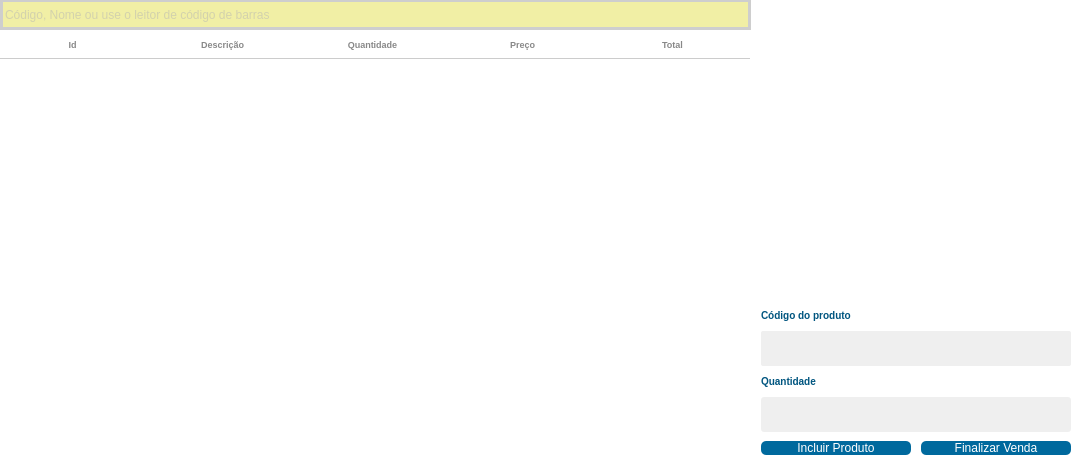
                  <widget class="QFrame" name="frame_28">
                   <property name="styleSheet">
                    <string notr="true">border:none;</string>
                   </property>
                   <property name="frameShape">
                    <enum>QFrame::Box</enum>
                   </property>
                   <property name="frameShadow">
                    <enum>QFrame::Raised</enum>
                   </property>
                   <layout class="QVBoxLayout" name="verticalLayout_7">
                    <property name="spacing">
                     <number>0</number>
                    </property>
                    <property name="leftMargin">
                     <number>0</number>
                    </property>
                    <property name="topMargin">
                     <number>0</number>
                    </property>
                    <property name="rightMargin">
                     <number>0</number>
                    </property>
                    <property name="bottomMargin">
                     <number>0</number>
                    </property>
                    <item>
                     <widget class="QFrame" name="frame_31">
                      <property name="styleSheet">
                       <string notr="true">background-color: rgb(239, 239, 239);</string>
                      </property>
                      <property name="frameShape">
                       <enum>QFrame::NoFrame</enum>
                      </property>
                      <property name="frameShadow">
                       <enum>QFrame::Raised</enum>
                      </property>
                      <layout class="QHBoxLayout" name="horizontalLayout_11">
                       <property name="spacing">
                        <number>0</number>
                       </property>
                       <property name="leftMargin">
                        <number>0</number>
                       </property>
                       <property name="topMargin">
                        <number>0</number>
                       </property>
                       <property name="rightMargin">
                        <number>0</number>
                       </property>
                       <property name="bottomMargin">
                        <number>0</number>
                       </property>
                       <item>
                        <widget class="QFrame" name="frame_32">
                         <property name="styleSheet">
                          <string notr="true">background-color: rgb(255, 255, 255);</string>
                         </property>
                         <property name="frameShape">
                          <enum>QFrame::StyledPanel</enum>
                         </property>
                         <property name="frameShadow">
                          <enum>QFrame::Raised</enum>
                         </property>
                         <layout class="QGridLayout" name="gridLayout_14">
                          <property name="leftMargin">
                           <number>0</number>
                          </property>
                          <property name="topMargin">
                           <number>0</number>
                          </property>
                          <property name="rightMargin">
                           <number>0</number>
                          </property>
                          <property name="bottomMargin">
                           <number>0</number>
                          </property>
                          <property name="spacing">
                           <number>0</number>
                          </property>
                          <item row="0" column="0">
                           <widget class="QFrame" name="frame_62">
                            <property name="maximumSize">
                             <size>
                              <width>16777215</width>
                              <height>30</height>
                             </size>
                            </property>
                            <property name="styleSheet">
                             <string notr="true">background-color: rgb(206, 206, 206);</string>
                            </property>
                            <property name="frameShape">
                             <enum>QFrame::NoFrame</enum>
                            </property>
                            <property name="frameShadow">
                             <enum>QFrame::Raised</enum>
                            </property>
                            <layout class="QHBoxLayout" name="horizontalLayout_22">
                             <property name="spacing">
                              <number>0</number>
                             </property>
                             <property name="leftMargin">
                              <number>0</number>
                             </property>
                             <property name="topMargin">
                              <number>0</number>
                             </property>
                             <property name="rightMargin">
                              <number>0</number>
                             </property>
                             <property name="bottomMargin">
                              <number>0</number>
                             </property>
                             <item>
                              <widget class="QFrame" name="frame_63">
                               <property name="minimumSize">
                                <size>
                                 <width>745</width>
                                 <height>0</height>
                                </size>
                               </property>
                               <property name="frameShape">
                                <enum>QFrame::NoFrame</enum>
                               </property>
                               <property name="frameShadow">
                                <enum>QFrame::Raised</enum>
                               </property>
                               <layout class="QGridLayout" name="gridLayout_15">
                                <property name="leftMargin">
                                 <number>3</number>
                                </property>
                                <property name="topMargin">
                                 <number>0</number>
                                </property>
                                <property name="rightMargin">
                                 <number>3</number>
                                </property>
                                <property name="bottomMargin">
                                 <number>0</number>
                                </property>
                                <property name="spacing">
                                 <number>0</number>
                                </property>
                                <item row="0" column="0">
                                 <widget class="QLineEdit" name="lineEdit">
                                  <property name="sizePolicy">
                                   <sizepolicy hsizetype="Preferred" vsizetype="Preferred">
                                    <horstretch>0</horstretch>
                                    <verstretch>0</verstretch>
                                   </sizepolicy>
                                  </property>
                                  <property name="minimumSize">
                                   <size>
                                    <width>725</width>
                                    <height>0</height>
                                   </size>
                                  </property>
                                  <property name="styleSheet">
                                   <string notr="true">background-color: #f1efa5;
color: rgb(179, 179, 179);
border:none;

font: 75 12pt &quot;MS Shell Dlg 2&quot;;</string>
                                  </property>
                                  <property name="inputMask">
                                   <string/>
                                  </property>
                                  <property name="text">
                                   <string notr="true"/>
                                  </property>
                                  <property name="placeholderText">
                                   <string>Código, Nome ou use o leitor de código de barras</string>
                                  </property>
                                 </widget>
                                </item>
                                <item row="0" column="1">
                                 <widget class="QPushButton" name="pushButton_21">
                                  <property name="sizePolicy">
                                   <sizepolicy hsizetype="Preferred" vsizetype="Preferred">
                                    <horstretch>0</horstretch>
                                    <verstretch>0</verstretch>
                                   </sizepolicy>
                                  </property>
                                  <property name="minimumSize">
                                   <size>
                                    <width>0</width>
                                    <height>0</height>
                                   </size>
                                  </property>
                                  <property name="maximumSize">
                                   <size>
                                    <width>20</width>
                                    <height>25</height>
                                   </size>
                                  </property>
                                  <property name="styleSheet">
                                   <string notr="true">background-color: #f1efa5;
border: none;
</string>
                                  </property>
                                  <property name="text">
                                   <string/>
                                  </property>
                                  <property name="icon">
                                   <iconset>
                                    <normaloff>img/seta_baixo.jpg</normaloff>img/seta_baixo.jpg</iconset>
                                  </property>
                                  <property name="iconSize">
                                   <size>
                                    <width>15</width>
                                    <height>15</height>
                                   </size>
                                  </property>
                                 </widget>
                                </item>
                               </layout>
                              </widget>
                             </item>
                             <item>
                              <widget class="QFrame" name="frame_64">
                               <property name="styleSheet">
                                <string notr="true">background-color: rgb(255, 255, 255);</string>
                               </property>
                               <property name="frameShape">
                                <enum>QFrame::StyledPanel</enum>
                               </property>
                               <property name="frameShadow">
                                <enum>QFrame::Raised</enum>
                               </property>
                              </widget>
                             </item>
                            </layout>
                           </widget>
                          </item>
                          <item row="1" column="0">
                           <widget class="QTableWidget" name="TableWidget_Venda">
                            <property name="sizePolicy">
                             <sizepolicy hsizetype="Preferred" vsizetype="Preferred">
                              <horstretch>0</horstretch>
                              <verstretch>0</verstretch>
                             </sizepolicy>
                            </property>
                            <property name="minimumSize">
                             <size>
                              <width>600</width>
                              <height>0</height>
                             </size>
                            </property>
                            <property name="styleSheet">
                             <string notr="true">QHeaderView:section{
background-color: rgb(255, 255, 255);
padding: 5px 5px 5px 0px ;
font-size: 9px;
font-family: &quot;Arial&quot;;
font-weight: bold;
color: rgb(136, 136, 136);
border:none;
border-bottom: 1px solid #CCC;
}
QTableView{
background-color: rgb(255, 255, 255);
font-size: 12px;
color: rgb(113, 113, 113);

}
</string>
                            </property>
                            <property name="frameShape">
                             <enum>QFrame::NoFrame</enum>
                            </property>
                            <property name="dragDropOverwriteMode">
                             <bool>true</bool>
                            </property>
                            <property name="columnCount">
                             <number>5</number>
                            </property>
                            <attribute name="horizontalHeaderDefaultSectionSize">
                             <number>150</number>
                            </attribute>
                            <attribute name="horizontalHeaderMinimumSectionSize">
                             <number>15</number>
                            </attribute>
                            <attribute name="verticalHeaderHighlightSections">
                             <bool>true</bool>
                            </attribute>
                            <attribute name="verticalHeaderShowSortIndicator" stdset="0">
                             <bool>false</bool>
                            </attribute>
                            <attribute name="verticalHeaderStretchLastSection">
                             <bool>false</bool>
                            </attribute>
                            <column>
                             <property name="text">
                              <string>Id</string>
                             </property>
                            </column>
                            <column>
                             <property name="text">
                              <string>Descrição</string>
                             </property>
                            </column>
                            <column>
                             <property name="text">
                              <string>Quantidade</string>
                             </property>
                            </column>
                            <column>
                             <property name="text">
                              <string>Preço</string>
                             </property>
                            </column>
                            <column>
                             <property name="text">
                              <string>Total</string>
                             </property>
                            </column>
                           </widget>
                          </item>
                         </layout>
                        </widget>
                       </item>
                       <item>
                        <widget class="QFrame" name="frame_33">
                         <property name="maximumSize">
                          <size>
                           <width>350</width>
                           <height>77777</height>
                          </size>
                         </property>
                         <property name="styleSheet">
                          <string notr="true">background-color: rgb(255, 255, 255);</string>
                         </property>
                         <property name="frameShape">
                          <enum>QFrame::NoFrame</enum>
                         </property>
                         <property name="frameShadow">
                          <enum>QFrame::Raised</enum>
                         </property>
                         <layout class="QVBoxLayout" name="verticalLayout_8">
                          <property name="spacing">
                           <number>9</number>
                          </property>
                          <property name="leftMargin">
                           <number>0</number>
                          </property>
                          <property name="topMargin">
                           <number>0</number>
                          </property>
                          <property name="rightMargin">
                           <number>0</number>
                          </property>
                          <property name="bottomMargin">
                           <number>0</number>
                          </property>
                          <item>
                           <widget class="QFrame" name="frame_34">
                            <property name="styleSheet">
                             <string notr="true"/>
                            </property>
                            <property name="frameShape">
                             <enum>QFrame::NoFrame</enum>
                            </property>
                            <property name="frameShadow">
                             <enum>QFrame::Raised</enum>
                            </property>
                            <layout class="QGridLayout" name="gridLayout_13">
                             <property name="leftMargin">
                              <number>15</number>
                             </property>
                             <property name="topMargin">
                              <number>0</number>
                             </property>
                             <property name="rightMargin">
                              <number>15</number>
                             </property>
                             <property name="bottomMargin">
                              <number>0</number>
                             </property>
                             <property name="spacing">
                              <number>0</number>
                             </property>
                             <item row="0" column="0">
                              <widget class="QLabel" name="Lb_fotoCarrinho">
                               <property name="sizePolicy">
                                <sizepolicy hsizetype="Fixed" vsizetype="Fixed">
                                 <horstretch>0</horstretch>
                                 <verstretch>0</verstretch>
                                </sizepolicy>
                               </property>
                               <property name="minimumSize">
                                <size>
                                 <width>300</width>
                                 <height>300</height>
                                </size>
                               </property>
                               <property name="maximumSize">
                                <size>
                                 <width>77777</width>
                                 <height>777777</height>
                                </size>
                               </property>
                               <property name="styleSheet">
                                <string notr="true"/>
                               </property>
                               <property name="frameShape">
                                <enum>QFrame::NoFrame</enum>
                               </property>
                               <property name="text">
                                <string/>
                               </property>
                               <property name="pixmap">
                                <pixmap>../../img/produtos/arroz.jpg</pixmap>
                               </property>
                               <property name="scaledContents">
                                <bool>true</bool>
                               </property>
                               <property name="alignment">
                                <set>Qt::AlignCenter</set>
                               </property>
                              </widget>
                             </item>
                            </layout>
                           </widget>
                          </item>
                          <item>
                           <widget class="QFrame" name="frame_35">
                            <property name="minimumSize">
                             <size>
                              <width>0</width>
                              <height>0</height>
                             </size>
                            </property>
                            <property name="maximumSize">
                             <size>
                              <width>16777215</width>
                              <height>170</height>
                             </size>
                            </property>
                            <property name="frameShape">
                             <enum>QFrame::NoFrame</enum>
                            </property>
                            <property name="frameShadow">
                             <enum>QFrame::Raised</enum>
                            </property>
                            <layout class="QGridLayout" name="gridLayout_17">
                             <property name="topMargin">
                              <number>0</number>
                             </property>
                             <property name="bottomMargin">
                              <number>9</number>
                             </property>
                             <property name="spacing">
                              <number>9</number>
                             </property>
                             <item row="0" column="0">
                              <widget class="QLabel" name="label_6">
                               <property name="styleSheet">
                                <string notr="true">color: rgb(0, 85, 127);
font-family: &quot;Arial&quot;;
font-weight: bold;
font-size: 10px;</string>
                               </property>
                               <property name="text">
                                <string>Código do produto</string>
                               </property>
                              </widget>
                             </item>
                             <item row="2" column="0">
                              <widget class="QLabel" name="label_7">
                               <property name="styleSheet">
                                <string notr="true">color: rgb(0, 85, 127);
font-family: &quot;Arial&quot;;
font-weight: bold;
font-size: 10px;</string>
                               </property>
                               <property name="text">
                                <string>Quantidade</string>
                               </property>
                              </widget>
                             </item>
                             <item row="4" column="0">
                              <widget class="QPushButton" name="Bt_IncluirProduto">
                               <property name="maximumSize">
                                <size>
                                 <width>150</width>
                                 <height>16777215</height>
                                </size>
                               </property>
                               <property name="toolTip">
                                <string>Adicionar Produto ao carrinho de vendas</string>
                               </property>
                               <property name="styleSheet">
                                <string notr="true">background-color: rgb(0, 105, 157);
font: 75 10pt &quot;Rockwell&quot;;
color: rgb(255, 255, 255);
border-radius:5px;</string>
                               </property>
                               <property name="text">
                                <string>Incluir Produto</string>
                               </property>
                               <property name="icon">
                                <iconset>
                                 <normaloff>img/add.png</normaloff>img/add.png</iconset>
                               </property>
                               <property name="iconSize">
                                <size>
                                 <width>25</width>
                                 <height>25</height>
                                </size>
                               </property>
                              </widget>
                             </item>
                             <item row="4" column="1">
                              <widget class="QPushButton" name="Bt_Finalizar_venda">
                               <property name="maximumSize">
                                <size>
                                 <width>150</width>
                                 <height>16777215</height>
                                </size>
                               </property>
                               <property name="toolTip">
                                <string>Finalizar Venda</string>
                               </property>
                               <property name="styleSheet">
                                <string notr="true">background-color: rgb(0, 105, 157);
font: 75 10pt &quot;Rockwell&quot;;
color: rgb(255, 255, 255);
border-radius:5px;</string>
                               </property>
                               <property name="text">
                                <string>Finalizar Venda</string>
                               </property>
                               <property name="icon">
                                <iconset>
                                 <normaloff>img/CERTO.webp</normaloff>img/CERTO.webp</iconset>
                               </property>
                               <property name="iconSize">
                                <size>
                                 <width>25</width>
                                 <height>25</height>
                                </size>
                               </property>
                              </widget>
                             </item>
                             <item row="1" column="0" colspan="2">
                              <widget class="QLineEdit" name="Input_Codigo">
                               <property name="minimumSize">
                                <size>
                                 <width>0</width>
                                 <height>35</height>
                                </size>
                               </property>
                               <property name="styleSheet">
                                <string notr="true">QLineEdit{
background-color: rgb(239, 239, 239);
border-radius: 2px;
color: #000;
font: 13px &quot;Arial&quot; ;

}
QLineEdit:Focus {
border: 1px solid red;
}</string>
                               </property>
                              </widget>
                             </item>
                             <item row="3" column="0" colspan="2">
                              <widget class="QLineEdit" name="Input_Quantidade">
                               <property name="minimumSize">
                                <size>
                                 <width>0</width>
                                 <height>35</height>
                                </size>
                               </property>
                               <property name="styleSheet">
                                <string notr="true">background-color: rgb(239, 239, 239);
border-radius: 3px;</string>
                               </property>
                               <property name="text">
                                <string/>
                               </property>
                              </widget>
                             </item>
                            </layout>
                           </widget>
                          </item>
                         </layout>
                        </widget>
                       </item>
                      </layout>
                     </widget>
                    </item>
                   </layout>
                  </widget>
